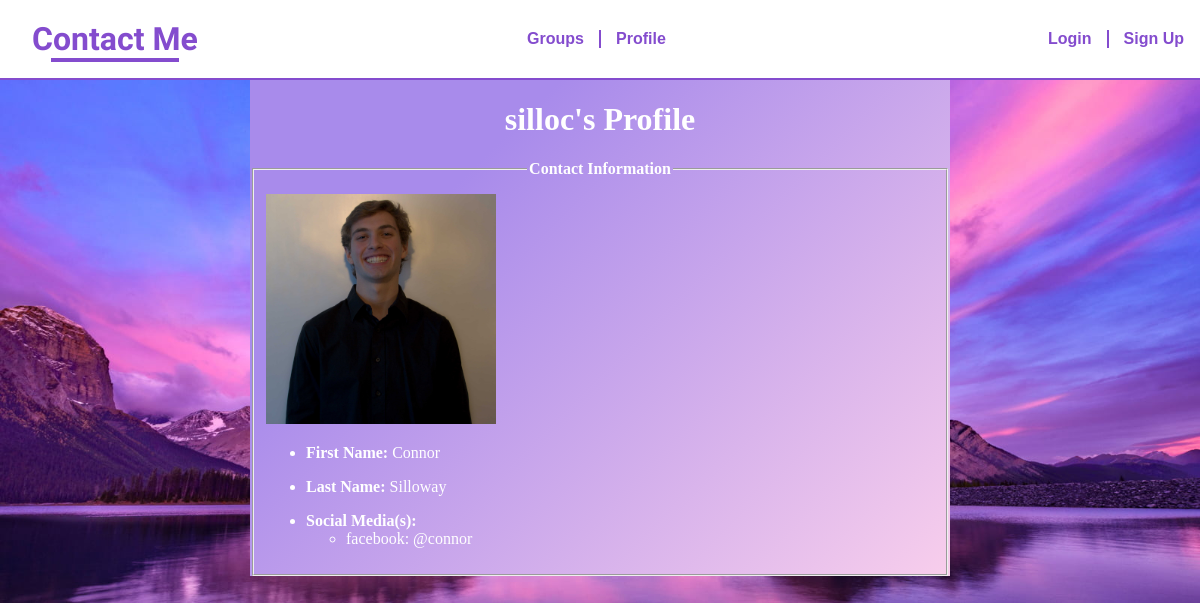
/personalprofile.php?user=14&group=33 (signed in), run on the app's committed database.
### tables this page shows
CREATE TABLE `users` (
  `userid` int(11) NOT NULL,
  `username` varchar(255) NOT NULL,
  `pass` varchar(255) NOT NULL,
  `fname` varchar(100) NOT NULL,
  `lname` varchar(255) NOT NULL,
  `email` varchar(320) NOT NULL,
  `links` longtext DEFAULT NULL,
  `is_admin` tinyint(1) DEFAULT 0,
  `photo_location` longtext NOT NULL DEFAULT 'uploads/360_F_64676383_LdbmhiNM6Ypzb3FM4PPuFP9rHe7ri8Ju.jpg',
  `sec_question` int(11) NOT NULL,
  `sec_answer` varchar(255) NOT NULL
);

### personalprofile.php (the view, shortened to what this page needs)
<?php
    if (isset($_SESSION['username'])) {
      function echoLinksList($links, $whitelist) {
         $str='';
         if (!(empty($links))) {
            $links = json_decode($links, true);
            $whitelist = json_decode($whitelist, true);
            $str .= "<ul>";
            foreach ($links as $platform => $handle) {
               if ($_SESSION['id'] == $_GET['user']  || in_array($platform, $whitelist)) {
                  if ($handle[0] === '@') {
                     $str .= "<li>$platform: $handle</li>";
                  } else {
                     if ($handle[0] != 'h' || $handle[1] != 't' || $handle[2] != 't' || $handle[3] != 'p'){
                        $handle = "http://" . $handle;
                     }
                     $str .= "<li><a href='$handle'>$platform</a></li>";
                  }
               }
            }
            $str .= "</ul>";
         }
         return $str;
      }
?>
<!DOCTYPE html>
<html lang="en">
<head>
  <link rel="stylesheet" href="./src/styles/style.css">
  <link rel="stylesheet" href="./src/styles/personalprofile.css">
</head>
<body>
<div id="bodyBlock">
      <?php
         $dbusername= "root";
         $dbpassword = "group2websys";
         $conn = new PDO('mysql:host=localhost;dbname=contactme',$dbusername, $dbpassword);
         $useridOnScreen = '';
         if (isset($_GET['user'])) {
            $useridOnScreen = $_GET['user'];
         }
         $groupid = '';
         if (isset( $_GET['group'])) {
            $groupid = $_GET['group'];
         }
         $stmt = "SELECT * FROM users WHERE userid = :u";
         $results = $conn->prepare($stmt);
         $results->execute(array(':u' => $useridOnScreen));
         $sql = "SELECT whitelist FROM groups WHERE groupid = :gid";
         $whtRes = $conn->prepare($sql);
         $whtRes->execute(array(':gid' => $groupid));
         $whitelist = '';
         if (isset($_GET['group'])) {
            $whitelist = $whtRes->fetch()['whitelist'];
         }
         $results = $results->fetchAll();
         foreach($results as $user){
            $source = $user['photo_location'];
            $firstname = $user['fname'];
            $lastname = $user['lname'];
            $links = $user['links'];
            $username = $user['username'];
            $userid = $user['userid'];
            $editBtn = '';
            if ($user['userid'] == $_SESSION['id']) {
               $heading = "My Profile ($username)";
               $editBtn = "<a id='edit-profile' href='./profile.php?user=$userid'>edit</a>";
            } else {
               $heading = "$username's Profile";
            }
            echo(
               "
               <h1>$heading</h1> $editBtn
               <fieldset>
                     <img src='./$source' alt='photo of $firstname $lastname'>
                  <legend><b>Contact Information</b></legend>
                  <ul>
                        <li> <b>First Name:</b> $firstname</li>
                     </ul>
                     <ul>
                        <li><b>Last Name:</b> $lastname</li>
                     </ul>
                     <ul>
                        <li>
                        <b>Social Media(s):</b>" . echoLinksList($links, $whitelist) . "
                        </li>
                     </ul>
               </fieldset>
        ");
         }
      ?>
    </div>
</body>
</html>
<?php
  } else {
    header("Location: login.php?error=You must be logged in to access someone's profile!");
    exit();
  }
?>

### src/styles/style.css (style rules this page uses)
:root { --clr-dark: #000000; --clr-light: #ffffff; --clr-accent: #844cce; --clr--accent-compliment: #96CE4C; --fw-normal: 400; --fw-bold: 700; --f-logo: 'Kalam', cursive; }
body, html { margin: 0; padding: 0; min-height: 100%; width: 100%; font-family: 'Cabin', sans-serif; background-color: var(--clr-light); color: var(--clr-dark) }
*, *::before, *::after { box-sizing: border-box; }

### src/styles/personalprofile.css (style rules this page uses)
body, html { font-family: Arial, Helvetica, sans-serif; background-image: url("../img/mountain.jpg"); background-repeat: no-repeat; background-size: 100%; background-attachment: fixed; width: 100%; height: 700px; }
legend { text-align: center; }
#bodyBlock { width: 700px; margin: auto; background-image: linear-gradient(315deg, #f8ceec 0%, #a88beb 74%); font-family: 'Times New Roman', Times, serif; display: flex; flex-direction: column; }
#bodyBlock img { width:230px; height:230px; overflow: hidden; object-fit: cover; object-position: center; }
#bodyBlock h1 { color: white; text-align: center; }
fieldset { padding-top: 1em; color: white; }

### data on the page
users: username "silloc's Profile", photo_location (picture), fname "Connor", lname "Silloway", platform "facebook", links "@connor"
